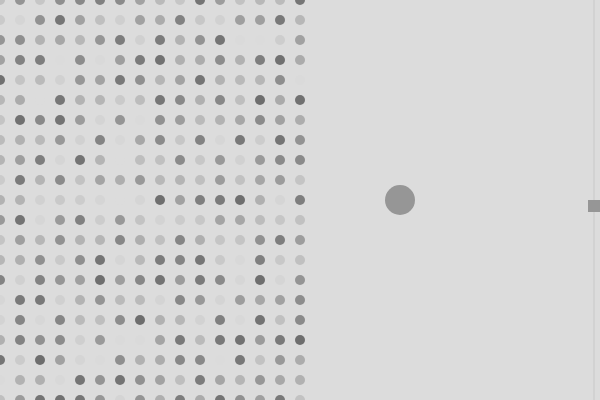
Frame 1 (no input)
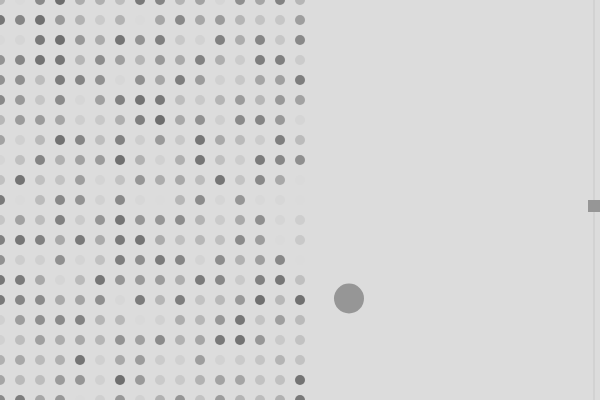
Frame 60 (no input)
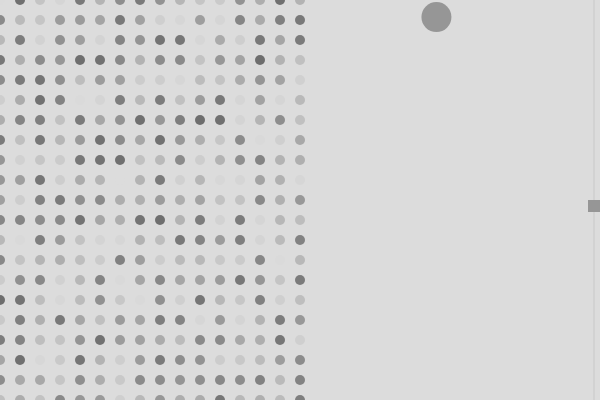
Frame 120 (the mouse pressed at the canvas centre since frame 60)

The p5.js sketch that drew these frames (run headless with seeded random() and noise() and a simulated clock; from frame 60 on, the mouse is pressed at the canvas centre):

// p5.js sketch
// ── sketch.js
let n;
let y;
let dragging = false;
let a, b;
let speeda, directiona, speedb, directionb;



function setup() {
	createCanvas(600, 400);
	angleMode(DEGREES);
	n = width / 100;
	y = height / 2;
	a = 2 * width / 3;
	b = height / 2;
	speeda = random(3, 9);
	speedb = random(2, 15);
	directiona = 1;
	directionb = 1;

}

function draw() {
	background(220);


	//draw the slider
	stroke(200);
	line(width - n, 0, width - n, height);
	noStroke();
	fill(150)
	if (dragging) {
		y = y + (mouseY - pmouseY) / 5;
		//console.log(y)
		fill(100);
	}
	y = constrain(y, 0, height - 2 * n);
	rect(width - 2 * n, y, 2 * n, 2 * n);
	fill(150);
	let x = map(y, 0, height, 0, width);

	for (let i = 0; i < height + 20; i += 20) {
		for (let m = 0; m < x + 20; m += 20) {
			fill(random(110, 220))
			ellipse(m, i, 10, 10);
		}

	}
	fill(150);
	ellipse(a, b, 30, 30);
	if (a >= width - 15 || a <= x + 30) {
		directiona = -directiona;
	}
	if (b >= height - 15 || b <= 15) {
		directionb = -directionb;
	}
	a += speeda * directiona;
	b += speedb * directionb;
}

function mousePressed() {
	if (mouseX >= width - 2 * n && mouseX <= width && mouseY >= y && mouseY <= y + 2 * n) {
		dragging = true;
	}
}

function mouseReleased() {
	dragging = false;
}
